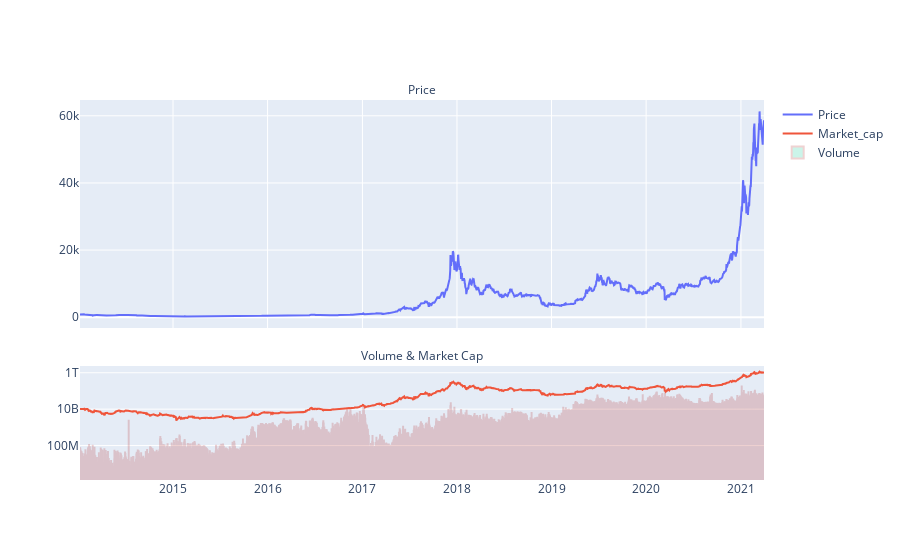

The code cell stored with this chart in its notebook:
### Code cell
fig = go.Figure()

date = df_cg_btc_data.index
price = df_cg_btc_data['price']
market_cap = df_cg_btc_data['market_cap']
volume = df_cg_btc_data['volume']

fig = make_subplots(rows=2, cols=1, shared_xaxes=True,
                   vertical_spacing=0.1, subplot_titles=('Price', 'Volume & Market Cap'),
                   row_width=[0.5, 1])

fig.add_trace(go.Scatter(x=date, y=price,
                    mode='lines',
                    name='Price'), row=1, col=1)

fig.add_trace(go.Scatter(x=date, y=market_cap,
                    name='Market_cap'), row=2, col=1)

fig.add_trace(go.Bar(x=date, y=volume,
                     name='Volume',
                     opacity=0.2,
                     marker=dict(
                         line=dict(color='firebrick', width=2)
                     )), row=2, col=1)

fig.update_annotations(font_size=12)



fig.update_layout(yaxis2_type="log")

fig.show()

### Figure 1 — Plotly figure (JSON) as saved in the notebook; plotly's stock layout.template omitted (floating-point values rounded to 4 significant figures; data arrays with more than 128 entries replaced by an {"elided": "..."} marker saying what was removed)
{"data": [{"mode": "lines", "name": "Price", "type": "scatter", "x": {"elided": "2639 str values"}, "xaxis": "x", "y": {"elided": "2639 float values"}, "yaxis": "y"}, {"name": "Market_cap", "type": "scatter", "x": {"elided": "2639 str values"}, "xaxis": "x2", "y": {"elided": "2639 float values"}, "yaxis": "y2"}, {"marker": {"line": {"color": "firebrick", "width": 2}}, "name": "Volume", "opacity": 0.2, "type": "bar", "x": {"elided": "2639 str values"}, "xaxis": "x2", "y": {"elided": "2639 float values"}, "yaxis": "y2"}], "layout": {"annotations": [{"font": {"size": 12}, "showarrow": false, "text": "Price", "x": 0.5, "xanchor": "center", "xref": "paper", "y": 1, "yanchor": "bottom", "yref": "paper"}, {"font": {"size": 12}, "showarrow": false, "text": "Volume & Market Cap", "x": 0.5, "xanchor": "center", "xref": "paper", "y": 0.3, "yanchor": "bottom", "yref": "paper"}], "autosize": true, "xaxis": {"anchor": "y", "autorange": true, "domain": [0, 1], "matches": "x2", "range": ["2014-01-06 23:49:40.846", "2021-03-31 00:10:19.154"], "showticklabels": false, "type": "date"}, "xaxis2": {"anchor": "y2", "autorange": true, "domain": [0, 1], "range": ["2014-01-06 23:49:40.846", "2021-03-31 00:10:19.154"], "type": "date"}, "yaxis": {"anchor": "x", "autorange": true, "domain": [0.4, 1], "range": [-3225.0, 64710.0], "type": "linear"}, "yaxis2": {"anchor": "x2", "autorange": true, "domain": [0, 0.3], "range": [6.109, 12.37], "type": "log"}}}
